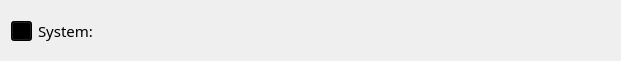
  <widget class="QWidget" name="layoutWidget4">
   <property name="geometry">
    <rect>
     <x>11</x>
     <y>281</y>
     <width>621</width>
     <height>61</height>
    </rect>
   </property>
   <layout class="QHBoxLayout" name="horizontalLayout_8">
    <item>
     <widget class="QToolButton" name="toolButton_opt_5">
      <property name="enabled">
       <bool>true</bool>
      </property>
      <property name="sizePolicy">
       <sizepolicy hsizetype="Minimum" vsizetype="Minimum">
        <horstretch>0</horstretch>
        <verstretch>0</verstretch>
       </sizepolicy>
      </property>
      <property name="minimumSize">
       <size>
        <width>0</width>
        <height>20</height>
       </size>
      </property>
      <property name="maximumSize">
       <size>
        <width>21</width>
        <height>18</height>
       </size>
      </property>
      <property name="palette">
       <palette>
        <active>
         <colorrole role="WindowText">
          <brush brushstyle="SolidPattern">
           <color alpha="255">
            <red>0</red>
            <green>0</green>
            <blue>0</blue>
           </color>
          </brush>
         </colorrole>
         <colorrole role="Button">
          <brush brushstyle="RadialGradientPattern">
           <gradient centralx="0.300000000000000" centraly="-0.400000000000000" focalx="0.300000000000000" focaly="-0.400000000000000" radius="1.350000000000000" type="RadialGradient" spread="PadSpread" coordinatemode="ObjectBoundingMode">
            <gradientstop position="0.000000000000000">
             <color alpha="255">
              <red>255</red>
              <green>255</green>
              <blue>255</blue>
             </color>
            </gradientstop>
            <gradientstop position="1.000000000000000">
             <color alpha="255">
              <red>201</red>
              <green>229</green>
              <blue>254</blue>
             </color>
            </gradientstop>
           </gradient>
          </brush>
         </colorrole>
         <colorrole role="Light">
          <brush brushstyle="SolidPattern">
           <color alpha="255">
            <red>255</red>
            <green>125</green>
            <blue>39</blue>
           </color>
          </brush>
         </colorrole>
         <colorrole role="Midlight">
          <brush brushstyle="SolidPattern">
           <color alpha="255">
            <red>225</red>
            <green>101</green>
            <blue>19</blue>
           </color>
          </brush>
         </colorrole>
         <colorrole role="Dark">
          <brush brushstyle="SolidPattern">
           <color alpha="255">
            <red>98</red>
            <green>39</green>
            <blue>0</blue>
           </color>
          </brush>
         </colorrole>
         <colorrole role="Mid">
          <brush brushstyle="SolidPattern">
           <color alpha="255">
            <red>131</red>
            <green>52</green>
            <blue>0</blue>
           </color>
          </brush>
         </colorrole>
         <colorrole role="Text">
          <brush brushstyle="SolidPattern">
           <color alpha="255">
            <red>0</red>
            <green>0</green>
            <blue>0</blue>
           </color>
          </brush>
         </colorrole>
         <colorrole role="BrightText">
          <brush brushstyle="SolidPattern">
           <color alpha="255">
            <red>255</red>
            <green>255</green>
            <blue>255</blue>
           </color>
          </brush>
         </colorrole>
         <colorrole role="ButtonText">
          <brush brushstyle="SolidPattern">
           <color alpha="255">
            <red>0</red>
            <green>0</green>
            <blue>0</blue>
           </color>
          </brush>
         </colorrole>
         <colorrole role="Base">
          <brush brushstyle="RadialGradientPattern">
           <gradient centralx="0.300000000000000" centraly="-0.400000000000000" focalx="0.300000000000000" focaly="-0.400000000000000" radius="1.350000000000000" type="RadialGradient" spread="PadSpread" coordinatemode="ObjectBoundingMode">
            <gradientstop position="0.000000000000000">
             <color alpha="255">
              <red>255</red>
              <green>255</green>
              <blue>255</blue>
             </color>
            </gradientstop>
            <gradientstop position="1.000000000000000">
             <color alpha="255">
              <red>201</red>
              <green>229</green>
              <blue>254</blue>
             </color>
            </gradientstop>
           </gradient>
          </brush>
         </colorrole>
         <colorrole role="Window">
          <brush brushstyle="RadialGradientPattern">
           <gradient centralx="0.300000000000000" centraly="-0.400000000000000" focalx="0.300000000000000" focaly="-0.400000000000000" radius="1.350000000000000" type="RadialGradient" spread="PadSpread" coordinatemode="ObjectBoundingMode">
            <gradientstop position="0.000000000000000">
             <color alpha="255">
              <red>255</red>
              <green>255</green>
              <blue>255</blue>
             </color>
            </gradientstop>
            <gradientstop position="1.000000000000000">
             <color alpha="255">
              <red>201</red>
              <green>229</green>
              <blue>254</blue>
             </color>
            </gradientstop>
           </gradient>
          </brush>
         </colorrole>
         <colorrole role="Shadow">
          <brush brushstyle="SolidPattern">
           <color alpha="255">
            <red>0</red>
            <green>0</green>
            <blue>0</blue>
           </color>
          </brush>
         </colorrole>
         <colorrole role="Highlight">
          <brush brushstyle="LinearGradientPattern">
           <gradient startx="0.000000000000000" starty="0.000000000000000" endx="1.000000000000000" endy="0.000000000000000" type="LinearGradient" spread="PadSpread" coordinatemode="ObjectBoundingMode">
            <gradientstop position="0.000000000000000">
             <color alpha="255">
              <red>0</red>
              <green>0</green>
              <blue>0</blue>
             </color>
            </gradientstop>
            <gradientstop position="1.000000000000000">
             <color alpha="255">
              <red>255</red>
              <green>255</green>
              <blue>255</blue>
             </color>
            </gradientstop>
           </gradient>
          </brush>
         </colorrole>
         <colorrole role="AlternateBase">
          <brush brushstyle="SolidPattern">
           <color alpha="255">
            <red>225</red>
            <green>166</green>
            <blue>127</blue>
           </color>
          </brush>
         </colorrole>
         <colorrole role="ToolTipBase">
          <brush brushstyle="SolidPattern">
           <color alpha="255">
            <red>255</red>
            <green>255</green>
            <blue>220</blue>
           </color>
          </brush>
         </colorrole>
         <colorrole role="ToolTipText">
          <brush brushstyle="SolidPattern">
           <color alpha="255">
            <red>0</red>
            <green>0</green>
            <blue>0</blue>
           </color>
          </brush>
         </colorrole>
        </active>
        <inactive>
         <colorrole role="WindowText">
          <brush brushstyle="SolidPattern">
           <color alpha="255">
            <red>0</red>
            <green>0</green>
            <blue>0</blue>
           </color>
          </brush>
         </colorrole>
         <colorrole role="Button">
          <brush brushstyle="RadialGradientPattern">
           <gradient centralx="0.300000000000000" centraly="-0.400000000000000" focalx="0.300000000000000" focaly="-0.400000000000000" radius="1.350000000000000" type="RadialGradient" spread="PadSpread" coordinatemode="ObjectBoundingMode">
            <gradientstop position="0.000000000000000">
             <color alpha="255">
              <red>255</red>
              <green>255</green>
              <blue>255</blue>
             </color>
            </gradientstop>
            <gradientstop position="1.000000000000000">
             <color alpha="255">
              <red>201</red>
              <green>229</green>
              <blue>254</blue>
             </color>
            </gradientstop>
           </gradient>
          </brush>
         </colorrole>
         <colorrole role="Light">
          <brush brushstyle="SolidPattern">
           <color alpha="255">
            <red>255</red>
            <green>125</green>
            <blue>39</blue>
           </color>
          </brush>
         </colorrole>
         <colorrole role="Midlight">
          <brush brushstyle="SolidPattern">
           <color alpha="255">
            <red>225</red>
            <green>101</green>
            <blue>19</blue>
           </color>
          </brush>
         </colorrole>
         <colorrole role="Dark">
          <brush brushstyle="SolidPattern">
           <color alpha="255">
            <red>98</red>
            <green>39</green>
            <blue>0</blue>
           </color>
          </brush>
         </colorrole>
         <colorrole role="Mid">
          <brush brushstyle="SolidPattern">
           <color alpha="255">
            <red>131</red>
            <green>52</green>
            <blue>0</blue>
           </color>
          </brush>
         </colorrole>
         <colorrole role="Text">
          <brush brushstyle="SolidPattern">
           <color alpha="255">
            <red>0</red>
            <green>0</green>
            <blue>0</blue>
           </color>
          </brush>
         </colorrole>
         <colorrole role="BrightText">
          <brush brushstyle="SolidPattern">
           <color alpha="255">
            <red>255</red>
            <green>255</green>
            <blue>255</blue>
           </color>
          </brush>
         </colorrole>
         <colorrole role="ButtonText">
          <brush brushstyle="SolidPattern">
           <color alpha="255">
            <red>0</red>
            <green>0</green>
            <blue>0</blue>
           </color>
          </brush>
         </colorrole>
         <colorrole role="Base">
          <brush brushstyle="RadialGradientPattern">
           <gradient centralx="0.300000000000000" centraly="-0.400000000000000" focalx="0.300000000000000" focaly="-0.400000000000000" radius="1.350000000000000" type="RadialGradient" spread="PadSpread" coordinatemode="ObjectBoundingMode">
            <gradientstop position="0.000000000000000">
             <color alpha="255">
              <red>255</red>
              <green>255</green>
              <blue>255</blue>
             </color>
            </gradientstop>
            <gradientstop position="1.000000000000000">
             <color alpha="255">
              <red>201</red>
              <green>229</green>
              <blue>254</blue>
             </color>
            </gradientstop>
           </gradient>
          </brush>
         </colorrole>
         <colorrole role="Window">
          <brush brushstyle="RadialGradientPattern">
           <gradient centralx="0.300000000000000" centraly="-0.400000000000000" focalx="0.300000000000000" focaly="-0.400000000000000" radius="1.350000000000000" type="RadialGradient" spread="PadSpread" coordinatemode="ObjectBoundingMode">
            <gradientstop position="0.000000000000000">
             <color alpha="255">
              <red>255</red>
              <green>255</green>
              <blue>255</blue>
             </color>
            </gradientstop>
            <gradientstop position="1.000000000000000">
             <color alpha="255">
              <red>201</red>
              <green>229</green>
              <blue>254</blue>
             </color>
            </gradientstop>
           </gradient>
          </brush>
         </colorrole>
         <colorrole role="Shadow">
          <brush brushstyle="SolidPattern">
           <color alpha="255">
            <red>0</red>
            <green>0</green>
            <blue>0</blue>
           </color>
          </brush>
         </colorrole>
         <colorrole role="Highlight">
          <brush brushstyle="LinearGradientPattern">
           <gradient startx="0.000000000000000" starty="0.000000000000000" endx="1.000000000000000" endy="0.000000000000000" type="LinearGradient" spread="PadSpread" coordinatemode="ObjectBoundingMode">
            <gradientstop position="0.000000000000000">
             <color alpha="255">
              <red>0</red>
              <green>0</green>
              <blue>0</blue>
             </color>
            </gradientstop>
            <gradientstop position="1.000000000000000">
             <color alpha="255">
              <red>255</red>
              <green>255</green>
              <blue>255</blue>
             </color>
            </gradientstop>
           </gradient>
          </brush>
         </colorrole>
         <colorrole role="AlternateBase">
          <brush brushstyle="SolidPattern">
           <color alpha="255">
            <red>225</red>
            <green>166</green>
            <blue>127</blue>
           </color>
          </brush>
         </colorrole>
         <colorrole role="ToolTipBase">
          <brush brushstyle="SolidPattern">
           <color alpha="255">
            <red>255</red>
            <green>255</green>
            <blue>220</blue>
           </color>
          </brush>
         </colorrole>
         <colorrole role="ToolTipText">
          <brush brushstyle="SolidPattern">
           <color alpha="255">
            <red>0</red>
            <green>0</green>
            <blue>0</blue>
           </color>
          </brush>
         </colorrole>
        </inactive>
        <disabled>
         <colorrole role="WindowText">
          <brush brushstyle="SolidPattern">
           <color alpha="255">
            <red>98</red>
            <green>39</green>
            <blue>0</blue>
           </color>
          </brush>
         </colorrole>
         <colorrole role="Button">
          <brush brushstyle="SolidPattern">
           <color alpha="255">
            <red>201</red>
            <green>202</green>
            <blue>202</blue>
           </color>
          </brush>
         </colorrole>
         <colorrole role="Light">
          <brush brushstyle="SolidPattern">
           <color alpha="255">
            <red>255</red>
            <green>125</green>
            <blue>39</blue>
           </color>
          </brush>
         </colorrole>
         <colorrole role="Midlight">
          <brush brushstyle="SolidPattern">
           <color alpha="255">
            <red>225</red>
            <green>101</green>
            <blue>19</blue>
           </color>
          </brush>
         </colorrole>
         <colorrole role="Dark">
          <brush brushstyle="SolidPattern">
           <color alpha="255">
            <red>98</red>
            <green>39</green>
            <blue>0</blue>
           </color>
          </brush>
         </colorrole>
         <colorrole role="Mid">
          <brush brushstyle="SolidPattern">
           <color alpha="255">
            <red>131</red>
            <green>52</green>
            <blue>0</blue>
           </color>
          </brush>
         </colorrole>
         <colorrole role="Text">
          <brush brushstyle="SolidPattern">
           <color alpha="255">
            <red>98</red>
            <green>39</green>
            <blue>0</blue>
           </color>
          </brush>
         </colorrole>
         <colorrole role="BrightText">
          <brush brushstyle="SolidPattern">
           <color alpha="255">
            <red>255</red>
            <green>255</green>
            <blue>255</blue>
           </color>
          </brush>
         </colorrole>
         <colorrole role="ButtonText">
          <brush brushstyle="SolidPattern">
           <color alpha="255">
            <red>98</red>
            <green>39</green>
            <blue>0</blue>
           </color>
          </brush>
         </colorrole>
         <colorrole role="Base">
          <brush brushstyle="SolidPattern">
           <color alpha="255">
            <red>201</red>
            <green>202</green>
            <blue>202</blue>
           </color>
          </brush>
         </colorrole>
         <colorrole role="Window">
          <brush brushstyle="SolidPattern">
           <color alpha="255">
            <red>201</red>
            <green>202</green>
            <blue>202</blue>
           </color>
          </brush>
         </colorrole>
         <colorrole role="Shadow">
          <brush brushstyle="SolidPattern">
           <color alpha="255">
            <red>0</red>
            <green>0</green>
            <blue>0</blue>
           </color>
          </brush>
         </colorrole>
         <colorrole role="Highlight">
          <brush brushstyle="LinearGradientPattern">
           <gradient startx="0.000000000000000" starty="0.000000000000000" endx="1.000000000000000" endy="0.000000000000000" type="LinearGradient" spread="PadSpread" coordinatemode="ObjectBoundingMode">
            <gradientstop position="0.000000000000000">
             <color alpha="255">
              <red>0</red>
              <green>0</green>
              <blue>0</blue>
             </color>
            </gradientstop>
            <gradientstop position="1.000000000000000">
             <color alpha="255">
              <red>255</red>
              <green>255</green>
              <blue>255</blue>
             </color>
            </gradientstop>
           </gradient>
          </brush>
         </colorrole>
         <colorrole role="AlternateBase">
          <brush brushstyle="SolidPattern">
           <color alpha="255">
            <red>196</red>
            <green>78</green>
            <blue>0</blue>
           </color>
          </brush>
         </colorrole>
         <colorrole role="ToolTipBase">
          <brush brushstyle="SolidPattern">
           <color alpha="255">
            <red>255</red>
            <green>255</green>
            <blue>220</blue>
           </color>
          </brush>
         </colorrole>
         <colorrole role="ToolTipText">
          <brush brushstyle="SolidPattern">
           <color alpha="255">
            <red>0</red>
            <green>0</green>
            <blue>0</blue>
           </color>
          </brush>
         </colorrole>
        </disabled>
       </palette>
      </property>
      <property name="font">
       <font>
        <family>Ubuntu</family>
        <pointsize>8</pointsize>
        <weight>50</weight>
        <italic>false</italic>
        <bold>false</bold>
        <kerning>false</kerning>
       </font>
      </property>
      <property name="cursor">
       <cursorShape>UpArrowCursor</cursorShape>
      </property>
      <property name="focusPolicy">
       <enum>Qt::NoFocus</enum>
      </property>
      <property name="contextMenuPolicy">
       <enum>Qt::NoContextMenu</enum>
      </property>
      <property name="styleSheet">
       <string notr="true"/>
      </property>
      <property name="text">
       <string/>
      </property>
      <property name="icon">
       <iconset resource="../armui_rcs.qrc">
        <normaloff>:/png/la2</normaloff>:/png/la2</iconset>
      </property>
      <property name="toolButtonStyle">
       <enum>Qt::ToolButtonIconOnly</enum>
      </property>
      <property name="autoRaise">
       <bool>false</bool>
      </property>
     </widget>
    </item>
    <item>
     <widget class="QLabel" name="labelSysTitle">
      <property name="minimumSize">
       <size>
        <width>182</width>
        <height>27</height>
       </size>
      </property>
      <property name="font">
       <font>
        <family>文泉驿等宽微米黑</family>
        <pointsize>11</pointsize>
        <weight>50</weight>
        <bold>false</bold>
       </font>
      </property>
      <property name="text">
       <string>System:</string>
      </property>
     </widget>
    </item>
    <item>
     <widget class="QLabel" name="labelSysCurrentVersion">
      <property name="font">
       <font>
        <family>文泉驿微米黑</family>
        <pointsize>11</pointsize>
       </font>
      </property>
      <property name="text">
       <string/>
      </property>
     </widget>
    </item>
    <item>
     <widget class="QLabel" name="labelSysUpgradeVersion">
      <property name="font">
       <font>
        <family>文泉驿微米黑</family>
        <pointsize>11</pointsize>
       </font>
      </property>
      <property name="text">
       <string/>
      </property>
     </widget>
    </item>
   </layout>
  </widget>
